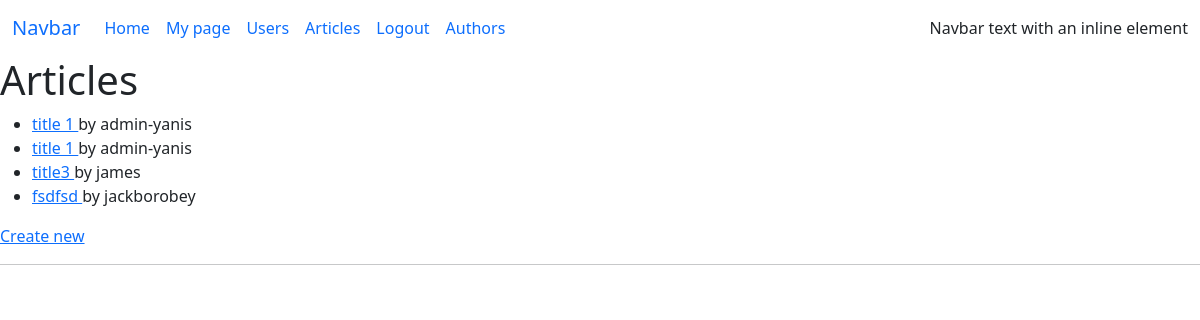
The app's page /articles/ (signed in) with its own data.
### blog/models/article.py (models this page shows)
class Article(db.Model):
    __tablename__ = 'articles'
    id: so.Mapped[int] = so.mapped_column(primary_key=True, autoincrement=True)
    author_id: so.Mapped[int] = so.mapped_column(ForeignKey('authors.id'))
    author = relationship('Author', back_populates='articles')
    title: so.Mapped[int] = so.mapped_column(sa.String(200), nullable=False, default='', server_default='')
    body: so.Mapped[int] = so.mapped_column(sa.Text, nullable=False, default='', server_default='')
    dt_created: so.Mapped[DateTime] = so.mapped_column(sa.DateTime(timezone=True),
                                                       default=lambda: datetime.now(timezone.utc),
                                                       server_default=func.now())
    dt_updated: so.Mapped[DateTime] = so.mapped_column(sa.DateTime(timezone=True),
                                                       default=lambda: datetime.now(timezone.utc),
                                                       onupdate=lambda: datetime.now(timezone.utc))

### blog/models/user.py (models this page shows, shortened)
class User(db.Model, UserMixin):
    __tablename__ = 'users'
    id: so.Mapped[int] = so.mapped_column(primary_key=True, autoincrement=True)
    username: so.Mapped[str] = so.mapped_column(sa.String(20), unique=True, nullable=False)
    first_name: so.Mapped[str] = so.mapped_column(sa.String(30), nullable=False, default='no name', server_default='no name')
    last_name: so.Mapped[str] = so.mapped_column(sa.String(50),
                                                 unique=False,
                                                 nullable=False,
                                                 default='',
                                                 server_default='')
    email: so.Mapped[str] = so.mapped_column(sa.String(50),
                                             unique=True,
                                             nullable=True,
                                   )
    is_staff: so.Mapped[bool] = so.mapped_column(nullable=False, default=False, server_default=sa.false())
    _password: so.Mapped[bytes] = so.mapped_column(sa.LargeBinary, nullable=True)
    author = relationship('Author', uselist=False, back_populates='user')
    @property
    def password(self):
        return self._password

### blog/views/articles.py (the view)
@articles_app.route('/', endpoint='list')
def articles_list():
    articles = Article.query.all()
    return render_template('articles/list_articles.html',
                           articles = articles)

### blog/app.py (called while the page is built)
def _add_extensions(app):
    db.init_app(app)
    migrate.init_app(app, db, compare_type=True)
    login_manager.init_app(app)
    flask_bcrypt.init_app(app)
    from .models import User
    @login_manager.user_loader
    def load_user(user_id):
        return User.query.filter_by(id=user_id).one_or_none()
    @login_manager.unauthorized_handler
    def unauthorized():
        return redirect(url_for('auth_app.login'))

### blog/templates/articles/list_articles.html (shortened to what this page needs)
{% extends 'base.html' %}
{% block body %}
    <h1>Articles</h1>
        <div>
        <ul>
        {% if current_user.is_authenticated %}
            {% for article in articles %}
            <li>
                <a href="{{ url_for('articles_app.details', article_id=article.id) }}">
                {{ article.title }}
                </a>
                by {{ article.author.user.username }}
            </li>
            {% endfor %}
        </ul>
            <a href="{{ url_for('articles_app.create') }}">Create new</a>
            <hr>
        </div>
    {% else %}
    <h5>Зарегистрируйтесь, чтобы просматривать статьи и создавать свои!</h5>
    {% endif %}
{% endblock %}

### records on screen
Article: title "title 1", author.user.username "admin-yanis"
Article: title "title 1", author.user.username "admin-yanis"
Article: title "title3", author.user.username "james"
Article: title "fsdfsd", author.user.username "jackborobey"

### other values on screen
{{ item.label }} "Home" "My page" "Users" "Articles" "Authors"
{{ item.label }} "Logout"
